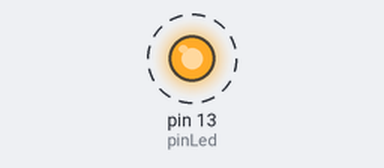
A sketch run on a simulated Arduino Uno, built with avr-gcc and run on an emulated ATmega328P. Parts: output pins drawn as LEDs (lit = HIGH). Dashed ring = blinking.

Above: at 0.02 s.
Timing chart, 0 to 3.0 s (numbered marks = the images above):
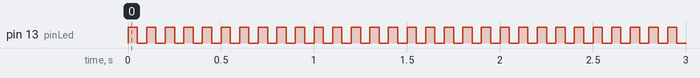

Measured:
- by itself, pin 13 (pinLed): alternates HIGH for 0.05 s and LOW for 0.05 s

The sketch:

parpadeo.ino
```cpp
int pinLed=13;
int pausa=50;
void setup() {   // Configuracion

pinMode(pinLed,OUTPUT); // Activamos como salida

}

void loop()  { // Bucle

digitalWrite(pinLed,HIGH);   // Encendemos
delay(pausa);  // esperamos encendido
digitalWrite(pinLed,LOW);
delay(pausa);  // esperamos apagado
}
```
